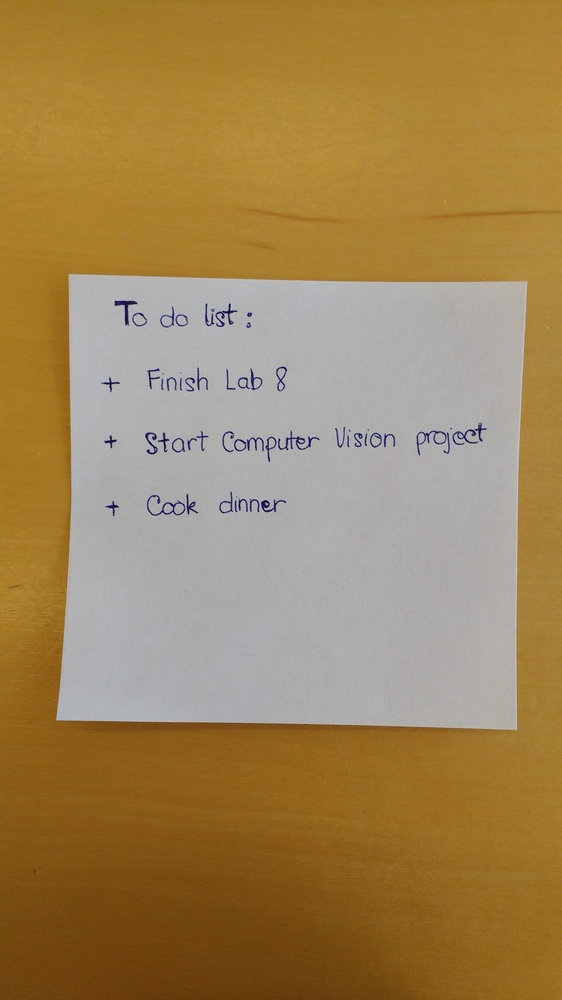
#> input picture noter/data/handwritten_note.jpg, 562 x 1000 px, shrunk from 2340 x 4160 before the run
$ jupyter execute openCV_draft.ipynb   (shell and % lines are left out)
#> lines starting #> are read from the running program, lines starting #| are printed output that depends on the picture; after the words box and inside, x2 and y2 are one past the last pixel; in counts of white or black regions, pixels touching at a corner belong together
[cell 1]
import cv2

[cell 2]
import numpy as np
from matplotlib import pyplot as plt

[cell 3]
import matplotlib

[cell 4]
img = cv2.imread('data/handwritten_note.jpg', 0)
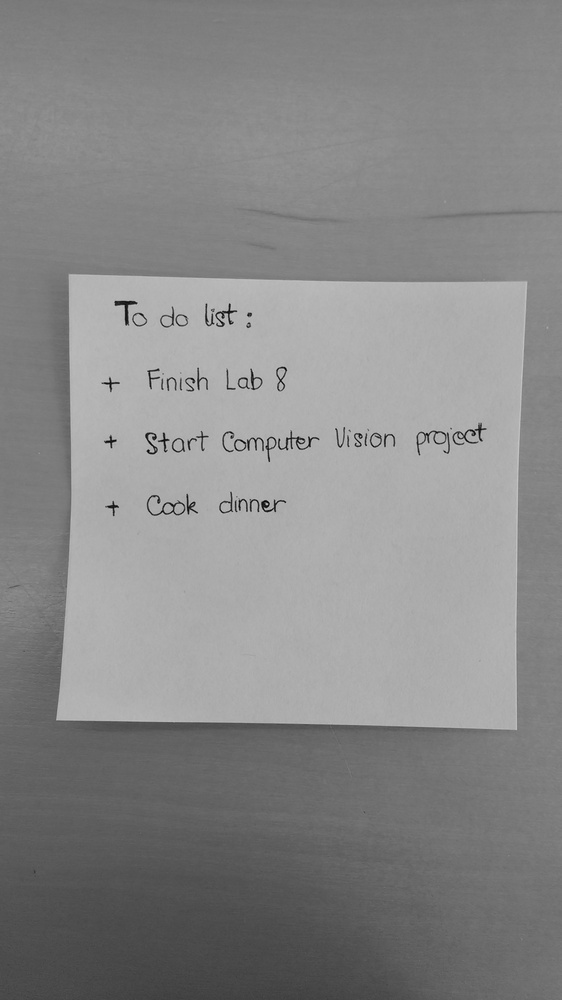
#> img: shape (1000, 562); min 1, max 204, mean 136.1

[cell 5]
plt.imshow(img, cmap = 'gray', interpolation = 'bicubic')
plt.xticks([]), plt.yticks([])  # to hide tick values on X and Y axis
plt.show()

[cell 6]
edges = cv2.Canny(img, 100, 200)
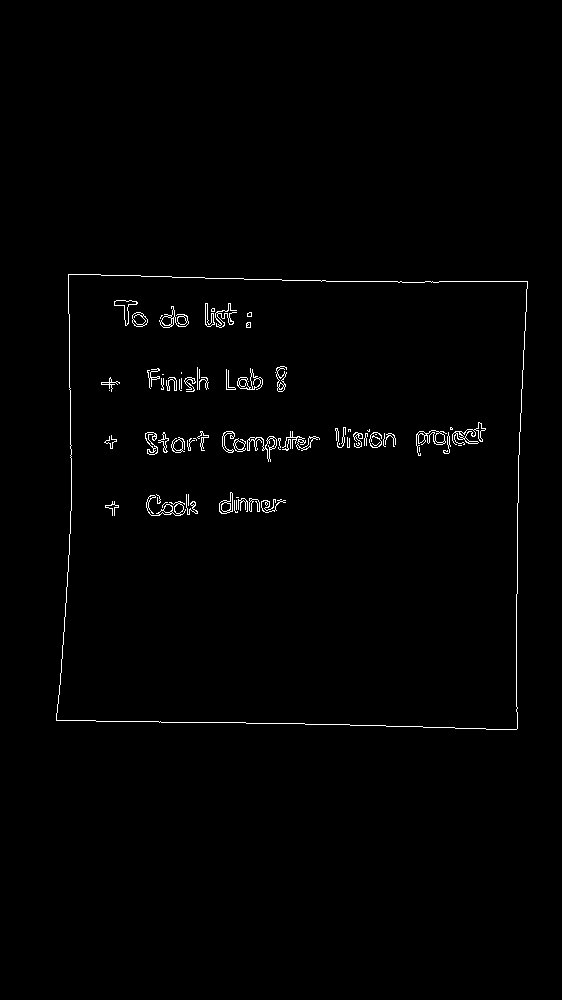
#> edges: shape (1000, 562); 0.96% white in thin lines or dots, all inside (x1, y1, x2, y2) = (56, 274, 528, 730)

[cell 7]
plt.subplot(121),plt.imshow(img,cmap = 'gray')
plt.title('Original Image'), plt.xticks([]), plt.yticks([])
plt.subplot(122),plt.imshow(edges,cmap = 'gray')
plt.title('Edge Image'), plt.xticks([]), plt.yticks([])

plt.show()
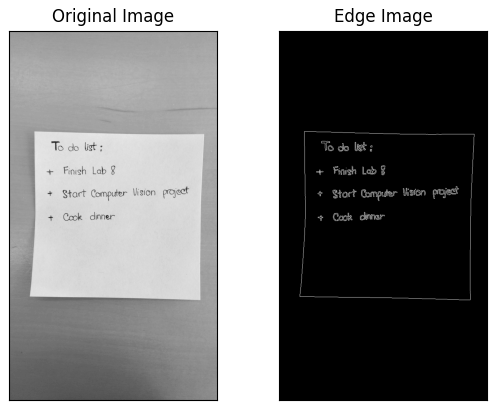
#> figure drawn by matplotlib, 2 panels
